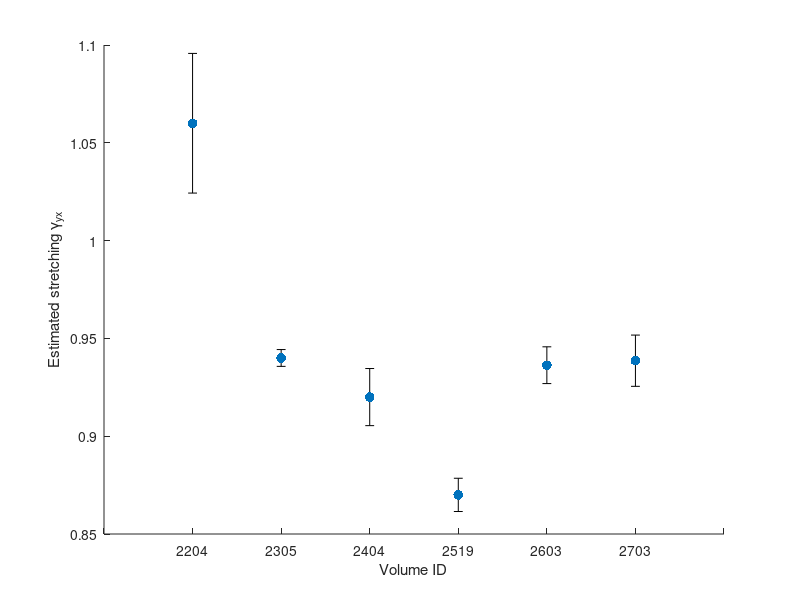

Recreate this plot in MATLAB.
function plotDeformationComparison()

volIDs = {'2204','2305','2404','2519','2603','2703'};

measuredDeformation = [0.83,0.82,0.86,0.84,0.84,0.84];
deformationErr = [0.0202,0.0239,0.0262,0.0161,0.0215,0.0153];

gammaEst = [1.06, 0.94, 0.92, 0.87, 0.9363, 0.9386];
gammaErr = [0.0357,0.0043,0.0146,0.0085,0.0094,0.0131];

x = 1:6;

figure;
%scatter(x,measuredDeformation,50,'filled');
hold on
scatter(x,gammaEst,50,'filled');
%errorbar(x,measuredDeformation,deformationErr,'.k')
errorbar(x,gammaEst,gammaErr,'.k')
hold off
ax = gca;
xticklabels = get(ax,'XTickLabel');
xticklabels{1} = '';
xticklabels{2} = '2204';
xticklabels{3} = '2305';
xticklabels{4} = '2404';
xticklabels{5} = '2519';
xticklabels{6} = '2603';
xticklabels{7} = '2703';
xticklabels{8} = '';

set(ax,'XTickLabel',xticklabels) % set tick labels to updated value

% legend('measured deformation','estimated stretching')

xlabel('Volume ID')
% ylabel('deformation or stretching')
ylabel('Estimated stretching \gamma_{yx}')